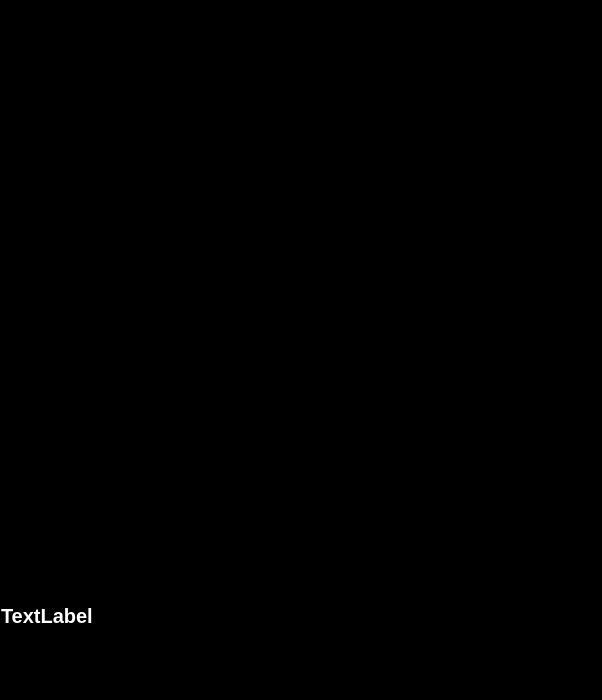
<?xml version="1.0" encoding="UTF-8"?>
<ui version="4.0">
 <class>CLoadingScreen</class>
 <widget class="QDialog" name="CLoadingScreen">
  <property name="geometry">
   <rect>
    <x>0</x>
    <y>0</y>
    <width>602</width>
    <height>700</height>
   </rect>
  </property>
  <property name="minimumSize">
   <size>
    <width>500</width>
    <height>700</height>
   </size>
  </property>
  <property name="maximumSize">
   <size>
    <width>602</width>
    <height>700</height>
   </size>
  </property>
  <property name="windowTitle">
   <string>CLoadingScreen</string>
  </property>
  <property name="styleSheet">
   <string notr="true">background-color:balck;</string>
  </property>
  <layout class="QHBoxLayout" name="horizontalLayout">
   <property name="spacing">
    <number>0</number>
   </property>
   <property name="leftMargin">
    <number>0</number>
   </property>
   <property name="topMargin">
    <number>0</number>
   </property>
   <property name="rightMargin">
    <number>0</number>
   </property>
   <property name="bottomMargin">
    <number>0</number>
   </property>
   <item>
    <layout class="QVBoxLayout" name="verticalLayout">
     <item>
      <widget class="QLabel" name="loading">
       <property name="minimumSize">
        <size>
         <width>600</width>
         <height>500</height>
        </size>
       </property>
       <property name="maximumSize">
        <size>
         <width>600</width>
         <height>500</height>
        </size>
       </property>
       <property name="styleSheet">
        <string notr="true"/>
       </property>
       <property name="text">
        <string>TextLabel</string>
       </property>
      </widget>
     </item>
     <item>
      <widget class="QLabel" name="uapdateStatus">
       <property name="minimumSize">
        <size>
         <width>600</width>
         <height>100</height>
        </size>
       </property>
       <property name="maximumSize">
        <size>
         <width>600</width>
         <height>100</height>
        </size>
       </property>
       <property name="styleSheet">
        <string notr="true">                     border: none  ;       
                     color: white ;       
                     font-weight: bold;     
                     font-size: 15pt; 

qproperty-alignment: AlignCenter;    
             
</string>
       </property>
       <property name="text">
        <string>TextLabel</string>
       </property>
      </widget>
     </item>
    </layout>
   </item>
  </layout>
 </widget>
 <resources/>
 <connections/>
</ui>
